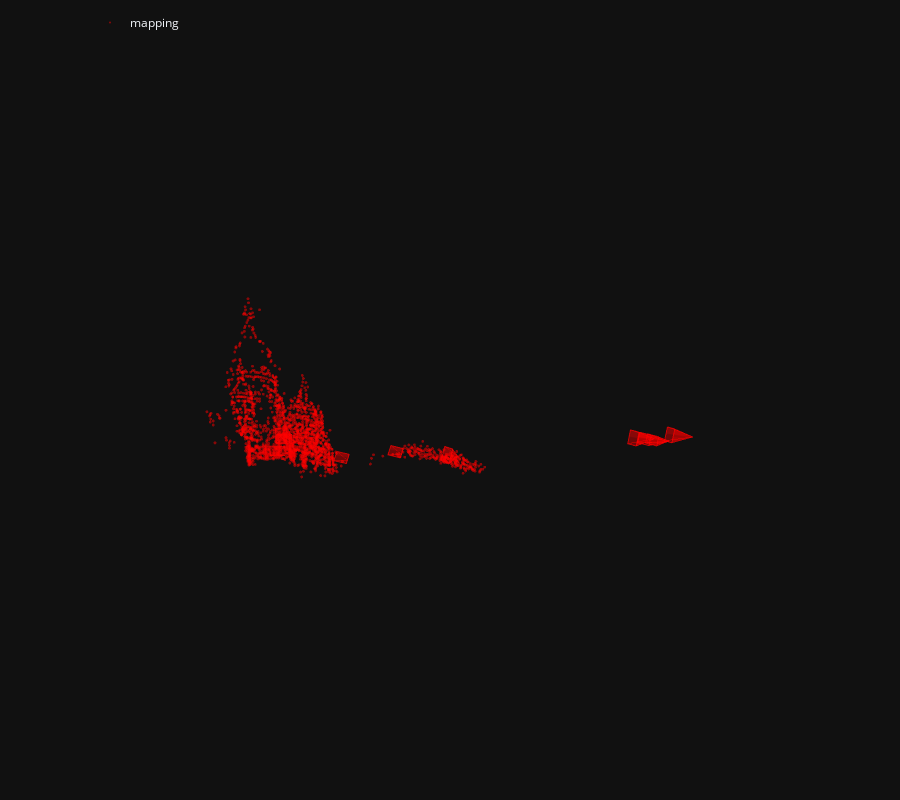

Notebook cell for this chart:
### Markdown cell above
The we run incremental Structure-From-Motion and display the reconstructed 3D model.

### Code cell
model = reconstruction.main(sfm_dir, images, sfm_pairs, features, matches, image_list=references)
fig = viz_3d.init_figure()
viz_3d.plot_reconstruction(fig, model, color='rgba(255,0,0,0.5)', name="mapping")
fig.show()

### Figure 1 — Plotly figure (JSON) as saved in the notebook; plotly's stock layout.template omitted (floating-point values rounded to 4 significant figures; data arrays with more than 128 entries replaced by an {"elided": "..."} marker saying what was removed)
{"data": [{"legendgroup": "mapping", "marker": {"color": "rgba(255,0,0,0.5)", "line": {"width": 0}, "size": 1}, "mode": "markers", "name": "mapping", "type": "scatter3d", "x": {"elided": "1917 float values"}, "y": {"elided": "1917 float values"}, "z": {"elided": "1917 float values"}}, {"legendgroup": "mapping", "line": {"color": "rgba(255,0,0,0.5)"}, "marker": {"size": 0.0001}, "name": "1", "showlegend": false, "type": "scatter3d", "x": [-0.0697, 0.06863, 0.005198, -0.1331, -0.0697], "y": [0.1437, 0.1966, 0.4455, 0.3926, 0.1437], "z": [2.191, 2.31, 2.273, 2.154, 2.191]}, {"color": "rgba(255,0,0,0.5)", "i": [0, 0, 0, 0], "j": [1, 2, 3, 4], "k": [2, 3, 4, 1], "legendgroup": "mapping", "name": "1", "showlegend": false, "type": "mesh3d", "x": [0.1632, -0.0697, 0.06863, 0.005198, -0.1331, -0.0697], "y": [0.31, 0.1437, 0.1966, 0.4455, 0.3926, 0.1437], "z": [1.999, 2.191, 2.31, 2.273, 2.154, 2.191]}, {"legendgroup": "mapping", "line": {"color": "rgba(255,0,0,0.5)", "width": 1}, "mode": "lines", "name": "1", "showlegend": false, "type": "scatter3d", "x": [0.1632, -0.0697, 0.06863, 0.1632, 0.06863, 0.005198, 0.1632, 0.005198, -0.1331, 0.1632, -0.1331, -0.0697], "y": [0.31, 0.1437, 0.1966, 0.31, 0.1966, 0.4455, 0.31, 0.4455, 0.3926, 0.31, 0.3926, 0.1437], "z": [1.999, 2.191, 2.31, 1.999, 2.31, 2.273, 1.999, 2.273, 2.154, 1.999, 2.154, 2.191]}, {"legendgroup": "mapping", "line": {"color": "rgba(255,0,0,0.5)"}, "marker": {"size": 0.0001}, "name": "2", "showlegend": false, "type": "scatter3d", "x": [-1.94, -1.724, -1.773, -1.988, -1.94], "y": [0.3118, 0.3688, 0.5311, 0.4741, 0.3118], "z": [3.81, 3.952, 3.96, 3.819, 3.81]}, {"color": "rgba(255,0,0,0.5)", "i": [0, 0, 0, 0], "j": [1, 2, 3, 4], "k": [2, 3, 4, 1], "legendgroup": "mapping", "name": "2", "showlegend": false, "type": "mesh3d", "x": [-1.758, -1.94, -1.724, -1.773, -1.988, -1.94], "y": [0.4594, 0.3118, 0.3688, 0.5311, 0.4741, 0.3118], "z": [3.721, 3.81, 3.952, 3.96, 3.819, 3.81]}, {"legendgroup": "mapping", "line": {"color": "rgba(255,0,0,0.5)", "width": 1}, "mode": "lines", "name": "2", "showlegend": false, "type": "scatter3d", "x": [-1.758, -1.94, -1.724, -1.758, -1.724, -1.773, -1.758, -1.773, -1.988, -1.758, -1.988, -1.94], "y": [0.4594, 0.3118, 0.3688, 0.4594, 0.3688, 0.5311, 0.4594, 0.5311, 0.4741, 0.4594, 0.4741, 0.3118], "z": [3.721, 3.81, 3.952, 3.721, 3.952, 3.96, 3.721, 3.96, 3.819, 3.721, 3.819, 3.81]}, {"legendgroup": "mapping", "line": {"color": "rgba(255,0,0,0.5)"}, "marker": {"size": 0.0001}, "name": "3", "showlegend": false, "type": "scatter3d", "x": [-2.979, -2.719, -2.724, -2.984, -2.979], "y": [-0.03025, -0.02276, 0.1466, 0.1391, -0.03025], "z": [3.061, 3.058, 3.054, 3.057, 3.061]}, {"color": "rgba(255,0,0,0.5)", "i": [0, 0, 0, 0], "j": [1, 2, 3, 4], "k": [2, 3, 4, 1], "legendgroup": "mapping", "name": "3", "showlegend": false, "type": "mesh3d", "x": [-2.854, -2.979, -2.719, -2.724, -2.984, -2.979], "y": [0.05277, -0.03025, -0.02276, 0.1466, 0.1391, -0.03025], "z": [2.845, 3.061, 3.058, 3.054, 3.057, 3.061]}, {"legendgroup": "mapping", "line": {"color": "rgba(255,0,0,0.5)", "width": 1}, "mode": "lines", "name": "3", "showlegend": false, "type": "scatter3d", "x": [-2.854, -2.979, -2.719, -2.854, -2.719, -2.724, -2.854, -2.724, -2.984, -2.854, -2.984, -2.979], "y": [0.05277, -0.03025, -0.02276, 0.05277, -0.02276, 0.1466, 0.05277, 0.1466, 0.1391, 0.05277, 0.1391, -0.03025], "z": [2.845, 3.061, 3.058, 2.845, 3.058, 3.054, 2.845, 3.054, 3.057, 2.845, 3.057, 3.061]}, {"legendgroup": "mapping", "line": {"color": "rgba(255,0,0,0.5)"}, "marker": {"size": 0.0001}, "name": "4", "showlegend": false, "type": "scatter3d", "x": [3.443, 3.636, 3.604, 3.411, 3.443], "y": [-0.3317, -0.2726, -0.1131, -0.1721, -0.3317], "z": [-2.942, -2.799, -2.823, -2.965, -2.942]}, {"color": "rgba(255,0,0,0.5)", "i": [0, 0, 0, 0], "j": [1, 2, 3, 4], "k": [2, 3, 4, 1], "legendgroup": "mapping", "name": "4", "showlegend": false, "type": "mesh3d", "x": [3.814, 3.443, 3.636, 3.604, 3.411, 3.443], "y": [-0.2223, -0.3317, -0.2726, -0.1131, -0.1721, -0.3317], "z": [-3.276, -2.942, -2.799, -2.823, -2.965, -2.942]}, {"legendgroup": "mapping", "line": {"color": "rgba(255,0,0,0.5)", "width": 1}, "mode": "lines", "name": "4", "showlegend": false, "type": "scatter3d", "x": [3.814, 3.443, 3.636, 3.814, 3.636, 3.604, 3.814, 3.604, 3.411, 3.814, 3.411, 3.443], "y": [-0.2223, -0.3317, -0.2726, -0.2223, -0.2726, -0.1131, -0.2223, -0.1131, -0.1721, -0.2223, -0.1721, -0.3317], "z": [-3.276, -2.942, -2.799, -3.276, -2.799, -2.823, -3.276, -2.823, -2.965, -3.276, -2.965, -2.942]}, {"legendgroup": "mapping", "line": {"color": "rgba(255,0,0,0.5)"}, "marker": {"size": 0.0001}, "name": "5", "showlegend": false, "type": "scatter3d", "x": [-3.098, -2.84, -2.836, -3.094, -3.098], "y": [0.218, 0.2204, 0.3843, 0.3819, 0.218], "z": [3.749, 3.715, 3.758, 3.791, 3.749]}, {"color": "rgba(255,0,0,0.5)", "i": [0, 0, 0, 0], "j": [1, 2, 3, 4], "k": [2, 3, 4, 1], "legendgroup": "mapping", "name": "5", "showlegend": false, "type": "mesh3d", "x": [-2.993, -3.098, -2.84, -2.836, -3.094, -3.098], "y": [0.3539, 0.218, 0.2204, 0.3843, 0.3819, 0.218], "z": [3.554, 3.749, 3.715, 3.758, 3.791, 3.749]}, {"legendgroup": "mapping", "line": {"color": "rgba(255,0,0,0.5)", "width": 1}, "mode": "lines", "name": "5", "showlegend": false, "type": "scatter3d", "x": [-2.993, -3.098, -2.84, -2.993, -2.84, -2.836, -2.993, -2.836, -3.094, -2.993, -3.094, -3.098], "y": [0.3539, 0.218, 0.2204, 0.3539, 0.2204, 0.3843, 0.3539, 0.3843, 0.3819, 0.3539, 0.3819, 0.218], "z": [3.554, 3.749, 3.715, 3.554, 3.715, 3.758, 3.554, 3.758, 3.791, 3.554, 3.791, 3.749]}, {"legendgroup": "mapping", "line": {"color": "rgba(255,0,0,0.5)"}, "marker": {"size": 0.0001}, "name": "6", "showlegend": false, "type": "scatter3d", "x": [-1.003, -0.7891, -0.8395, -1.053, -1.003], "y": [0.1505, 0.211, 0.3737, 0.3131, 0.1505], "z": [2.616, 2.759, 2.766, 2.623, 2.616]}, {"color": "rgba(255,0,0,0.5)", "i": [0, 0, 0, 0], "j": [1, 2, 3, 4], "k": [2, 3, 4, 1], "legendgroup": "mapping", "name": "6", "showlegend": false, "type": "mesh3d", "x": [-0.8146, -1.003, -0.7891, -0.8395, -1.053, -1.003], "y": [0.3023, 0.1505, 0.211, 0.3737, 0.3131, 0.1505], "z": [2.515, 2.616, 2.759, 2.766, 2.623, 2.616]}, {"legendgroup": "mapping", "line": {"color": "rgba(255,0,0,0.5)", "width": 1}, "mode": "lines", "name": "6", "showlegend": false, "type": "scatter3d", "x": [-0.8146, -1.003, -0.7891, -0.8146, -0.7891, -0.8395, -0.8146, -0.8395, -1.053, -0.8146, -1.053, -1.003], "y": [0.3023, 0.1505, 0.211, 0.3023, 0.211, 0.3737, 0.3023, 0.3737, 0.3131, 0.3023, 0.3131, 0.1505], "z": [2.515, 2.616, 2.759, 2.515, 2.759, 2.766, 2.515, 2.766, 2.623, 2.515, 2.623, 2.616]}, {"legendgroup": "mapping", "line": {"color": "rgba(255,0,0,0.5)"}, "marker": {"size": 0.0001}, "name": "7", "showlegend": false, "type": "scatter3d", "x": [3.148, 3.297, 3.249, 3.1, 3.148], "y": [-0.3969, -0.3513, -0.1111, -0.1568, -0.3969], "z": [-2.87, -2.769, -2.807, -2.909, -2.87]}, {"color": "rgba(255,0,0,0.5)", "i": [0, 0, 0, 0], "j": [1, 2, 3, 4], "k": [2, 3, 4, 1], "legendgroup": "mapping", "name": "7", "showlegend": false, "type": "mesh3d", "x": [3.569, 3.148, 3.297, 3.249, 3.1, 3.148], "y": [-0.2665, -0.3969, -0.3513, -0.1111, -0.1568, -0.3969], "z": [-3.377, -2.87, -2.769, -2.807, -2.909, -2.87]}, {"legendgroup": "mapping", "line": {"color": "rgba(255,0,0,0.5)", "width": 1}, "mode": "lines", "name": "7", "showlegend": false, "type": "scatter3d", "x": [3.569, 3.148, 3.297, 3.569, 3.297, 3.249, 3.569, 3.249, 3.1, 3.569, 3.1, 3.148], "y": [-0.2665, -0.3969, -0.3513, -0.2665, -0.3513, -0.1111, -0.2665, -0.1111, -0.1568, -0.2665, -0.1568, -0.3969], "z": [-3.377, -2.87, -2.769, -3.377, -2.769, -2.807, -3.377, -2.807, -2.909, -3.377, -2.909, -2.87]}, {"legendgroup": "mapping", "line": {"color": "rgba(255,0,0,0.5)"}, "marker": {"size": 0.0001}, "name": "8", "showlegend": false, "type": "scatter3d", "x": [-2.999, -2.809, -2.809, -2.999, -2.999], "y": [-0.1337, -0.1339, 0.1229, 0.1231, -0.1337], "z": [2.99, 2.982, 2.977, 2.985, 2.99]}, {"color": "rgba(255,0,0,0.5)", "i": [0, 0, 0, 0], "j": [1, 2, 3, 4], "k": [2, 3, 4, 1], "legendgroup": "mapping", "name": "8", "showlegend": false, "type": "mesh3d", "x": [-2.915, -2.999, -2.809, -2.809, -2.999, -2.999], "y": [-0.01013, -0.1337, -0.1339, 0.1229, 0.1231, -0.1337], "z": [2.721, 2.99, 2.982, 2.977, 2.985, 2.99]}, {"legendgroup": "mapping", "line": {"color": "rgba(255,0,0,0.5)", "width": 1}, "mode": "lines", "name": "8", "showlegend": false, "type": "scatter3d", "x": [-2.915, -2.999, -2.809, -2.915, -2.809, -2.809, -2.915, -2.809, -2.999, -2.915, -2.999, -2.999], "y": [-0.01013, -0.1337, -0.1339, -0.01013, -0.1339, 0.1229, -0.01013, 0.1229, 0.1231, -0.01013, 0.1231, -0.1337], "z": [2.721, 2.99, 2.982, 2.721, 2.982, 2.977, 2.721, 2.977, 2.985, 2.721, 2.985, 2.99]}, {"legendgroup": "mapping", "line": {"color": "rgba(255,0,0,0.5)"}, "marker": {"size": 0.0001}, "name": "9", "showlegend": false, "type": "scatter3d", "x": [3.788, 3.916, 3.866, 3.738, 3.788], "y": [-0.4654, -0.4252, -0.1856, -0.2258, -0.4654], "z": [-3.229, -3.133, -3.166, -3.262, -3.229]}, {"color": "rgba(255,0,0,0.5)", "i": [0, 0, 0, 0], "j": [1, 2, 3, 4], "k": [2, 3, 4, 1], "legendgroup": "mapping", "name": "9", "showlegend": false, "type": "mesh3d", "x": [4.234, 3.788, 3.916, 3.866, 3.738, 3.788], "y": [-0.3151, -0.4654, -0.4252, -0.1856, -0.2258, -0.4654], "z": [-3.741, -3.229, -3.133, -3.166, -3.262, -3.229]}, {"legendgroup": "mapping", "line": {"color": "rgba(255,0,0,0.5)", "width": 1}, "mode": "lines", "name": "9", "showlegend": false, "type": "scatter3d", "x": [4.234, 3.788, 3.916, 4.234, 3.916, 3.866, 4.234, 3.866, 3.738, 4.234, 3.738, 3.788], "y": [-0.3151, -0.4654, -0.4252, -0.3151, -0.4252, -0.1856, -0.3151, -0.1856, -0.2258, -0.3151, -0.2258, -0.4654], "z": [-3.741, -3.229, -3.133, -3.741, -3.133, -3.166, -3.741, -3.166, -3.262, -3.741, -3.262, -3.229]}, {"legendgroup": "mapping", "line": {"color": "rgba(255,0,0,0.5)"}, "marker": {"size": 0.0001}, "name": "10", "showlegend": false, "type": "scatter3d", "x": [3.311, 3.506, 3.469, 3.273, 3.311], "y": [-0.3484, -0.2929, -0.1109, -0.1664, -0.3484], "z": [-2.75, -2.606, -2.625, -2.769, -2.75]}, {"color": "rgba(255,0,0,0.5)", "i": [0, 0, 0, 0], "j": [1, 2, 3, 4], "k": [2, 3, 4, 1], "legendgroup": "mapping", "name": "10", "showlegend": false, "type": "mesh3d", "x": [3.788, 3.311, 3.506, 3.469, 3.273, 3.311], "y": [-0.205, -0.3484, -0.2929, -0.1109, -0.1664, -0.3484], "z": [-3.239, -2.75, -2.606, -2.625, -2.769, -2.75]}, {"legendgroup": "mapping", "line": {"color": "rgba(255,0,0,0.5)", "width": 1}, "mode": "lines", "name": "10", "showlegend": false, "type": "scatter3d", "x": [3.788, 3.311, 3.506, 3.788, 3.506, 3.469, 3.788, 3.469, 3.273, 3.788, 3.273, 3.311], "y": [-0.205, -0.3484, -0.2929, -0.205, -0.2929, -0.1109, -0.205, -0.1109, -0.1664, -0.205, -0.1664, -0.3484], "z": [-3.239, -2.75, -2.606, -3.239, -2.606, -2.625, -3.239, -2.625, -2.769, -3.239, -2.769, -2.75]}], "layout": {"height": 800, "legend": {"orientation": "h", "x": 0.1, "xanchor": "left", "y": 0.99, "yanchor": "top"}, "margin": {"b": 0, "l": 0, "pad": 0, "r": 0, "t": 0}, "scene": {"aspectmode": "data", "camera": {"eye": {"x": 0, "y": -0.1, "z": -2}, "projection": {"type": "orthographic"}, "up": {"x": 0, "y": -1, "z": 0}}, "dragmode": "orbit", "xaxis": {"autorange": true, "showbackground": false, "showgrid": false, "showline": false, "showticklabels": true, "visible": false}, "yaxis": {"autorange": true, "showbackground": false, "showgrid": false, "showline": false, "showticklabels": true, "visible": false}, "zaxis": {"autorange": true, "showbackground": false, "showgrid": false, "showline": false, "showticklabels": true, "visible": false}}}}
